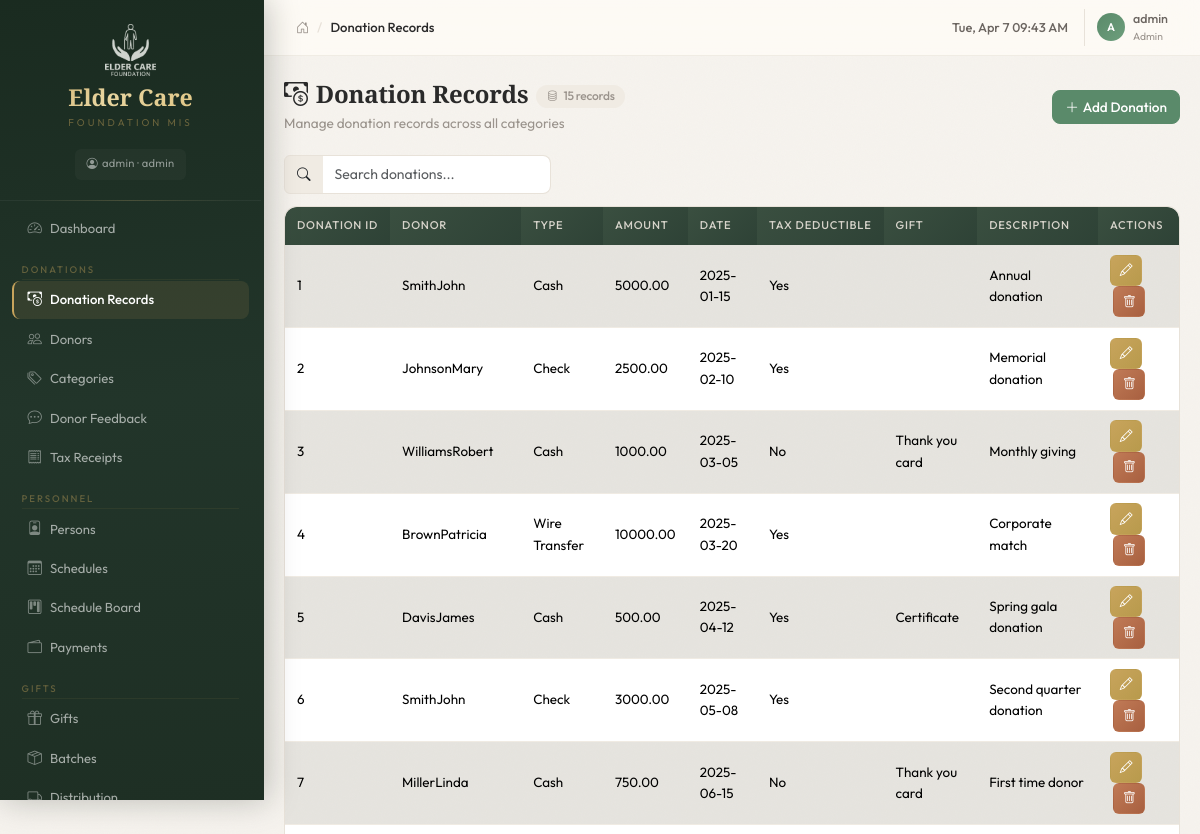
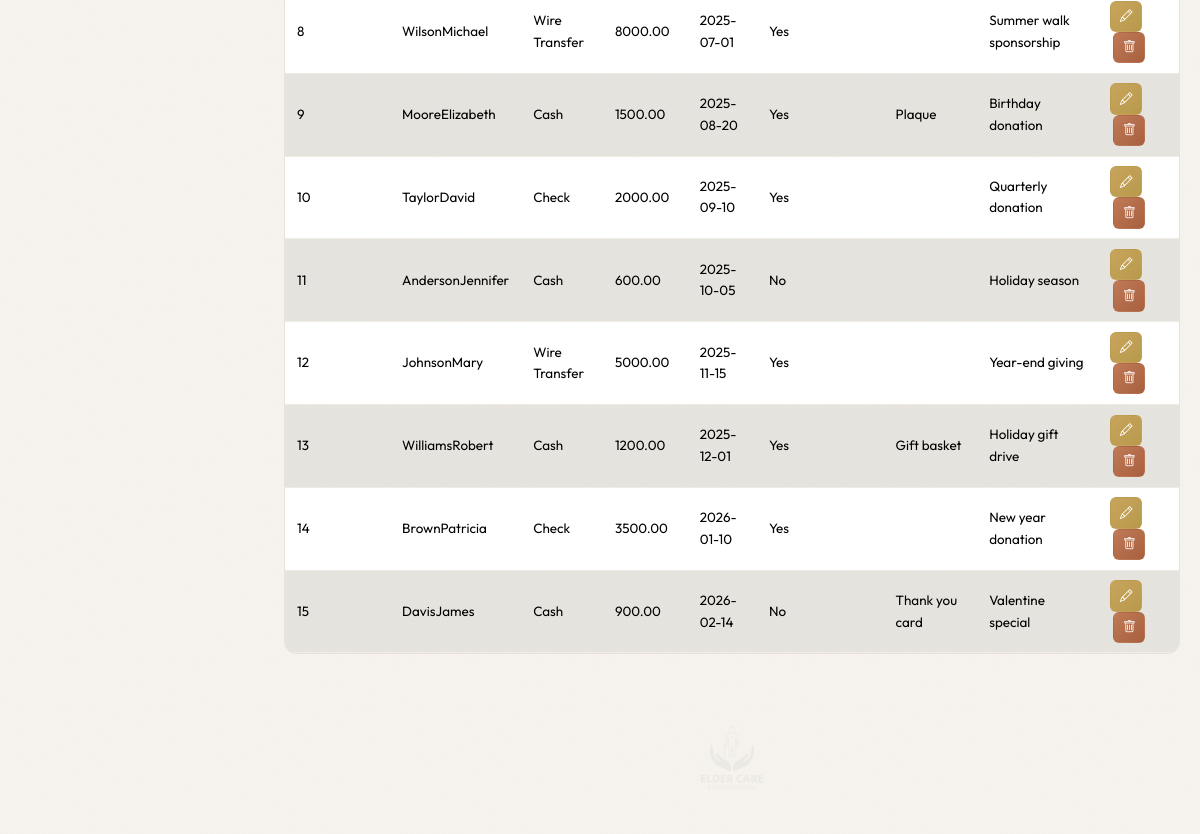
Before: /donations (signed in) with the older database file (2 pictures, top to bottom).
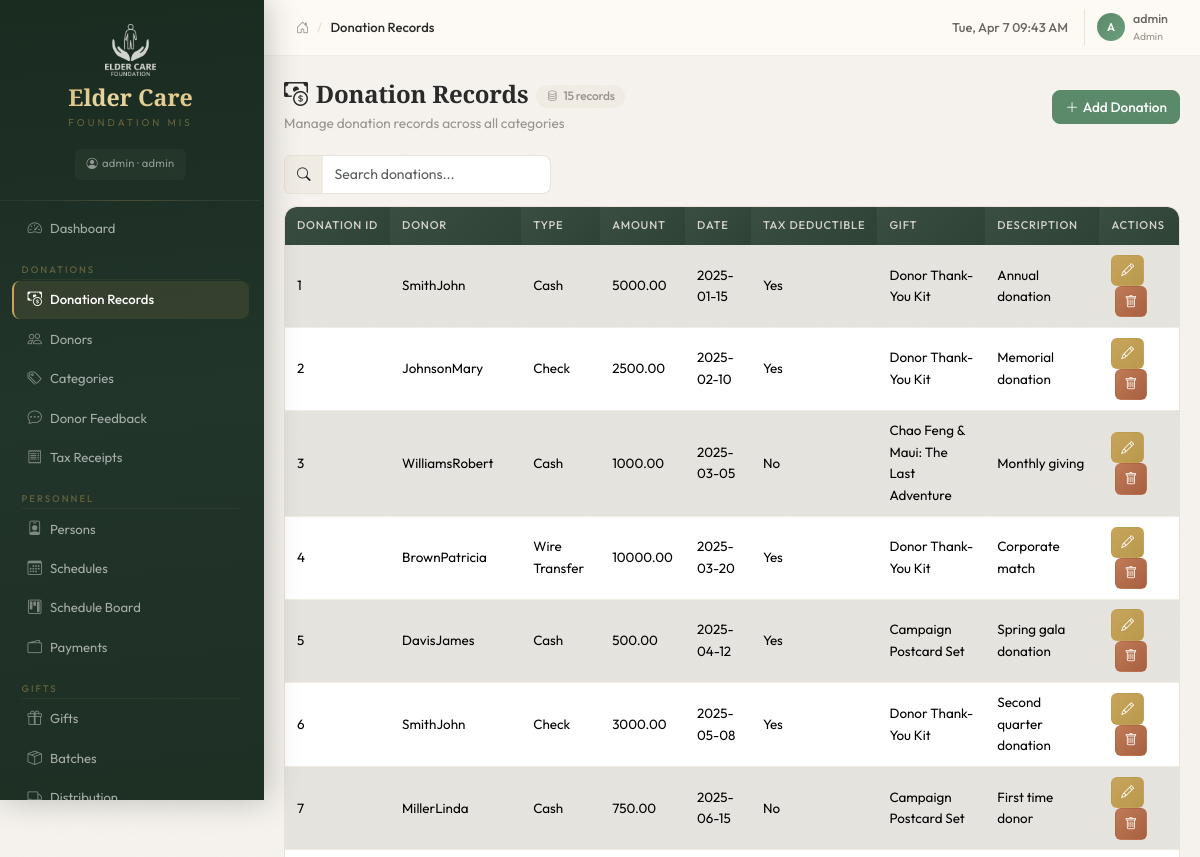
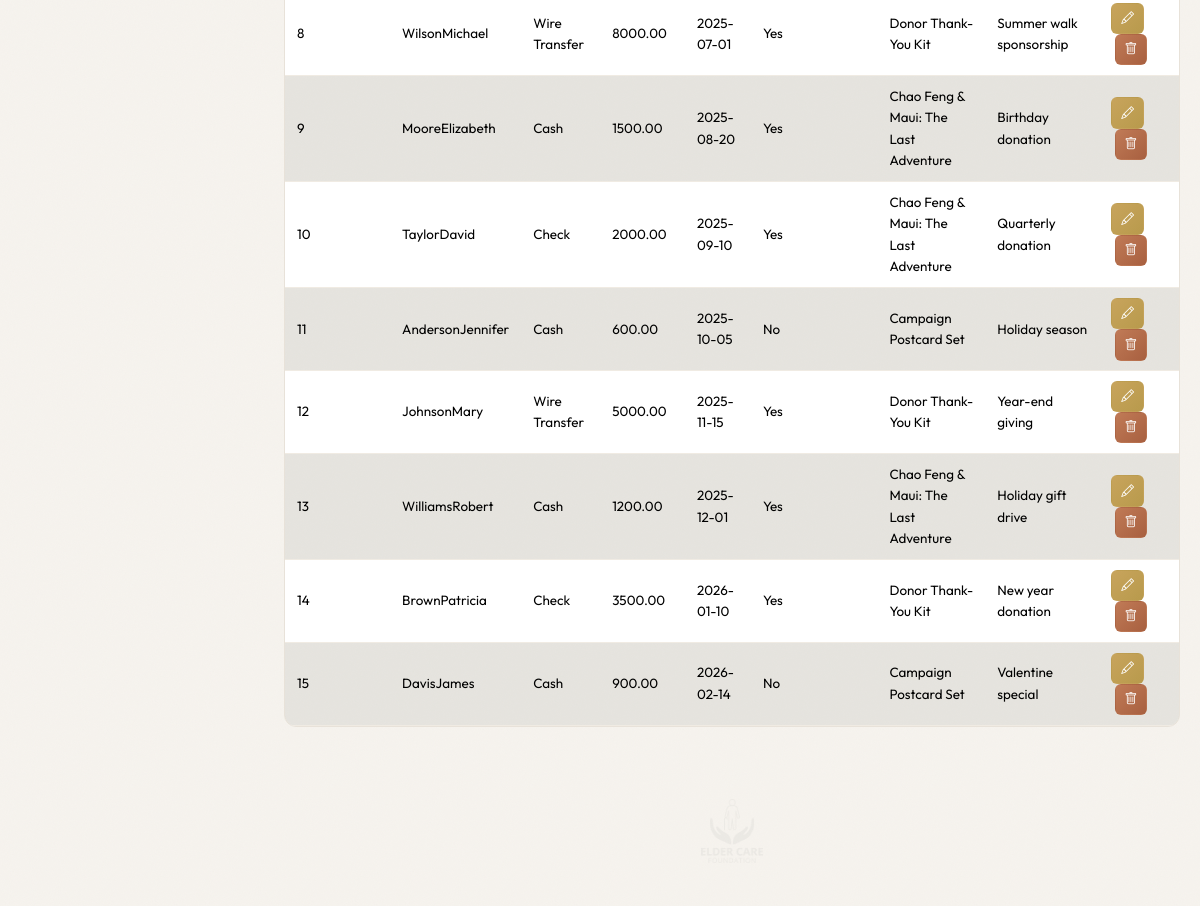
After: the same page with the newer database file (2 pictures, top to bottom).
### tables this page shows
CREATE TABLE "donations" (
	"donation_id"	INTEGER,
	"donor_id"	INTEGER,
	"donation_type"	TEXT,
	"amount"	REAL,
	"donation_date"	NUMERIC,
	"is_tax_deductible"	INTEGER,
	"gift_given"	TEXT,
	"description"	TEXT,
	"created_date"	NUMERIC,
	PRIMARY KEY("donation_id"),
	FOREIGN KEY("donation_type") REFERENCES "",
	FOREIGN KEY("donor_id") REFERENCES "donors"("donor_id")
);

CREATE TABLE "donors" (
	"donor_id"	INTEGER,
	"first_name"	TEXT,
	"last_name"	TEXT,
	"email"	TEXT,
	"age"	INTEGER,
	"gender"	TEXT,
	"location"	TEXT,
	"created_date"	NUMERIC,
	PRIMARY KEY("donor_id")
);

### blueprints/donations.py (the view)
@donations_bp.route('/donations')
@login_required
@role_required('finance')
def donations_list():
    rows = query_db(
        'SELECT d.*, dn.first_name, dn.last_name '
        'FROM donations d LEFT JOIN donors dn ON d.donor_id = dn.donor_id '
        'ORDER BY d.donation_id ASC'
    )
    donors = query_db('SELECT donor_id, first_name, last_name FROM donors ORDER BY last_name')
    gifts = query_db('SELECT gift_id, gift_name FROM gifts WHERE is_active = 1 ORDER BY gift_id')
    return render_template('donations/donations.html', donations=rows, donors=donors, gifts=gifts)

### blueprints/auth.py (called while the page is built)
def role_required(*roles):
    def decorator(f):
        @wraps(f)
        def wrapped(*args, **kwargs):
            if not current_user.has_role(*roles):
                flash('Insufficient permissions to access this page', 'warning')
                return redirect(url_for('dashboard.index'))
            return f(*args, **kwargs)
        return wrapped
    return decorator

    @property
    def is_admin(self):
        return self.role == 'admin'

    def has_role(self, *roles):
        return self.role in roles or self.role == 'admin'

### db.py (called while the page is built)
def get_db():
    if 'db' not in g:
        g.db = sqlite3.connect(current_app.config['DATABASE'])
        g.db.row_factory = sqlite3.Row
        g.db.execute('PRAGMA foreign_keys = ON')
    return g.db

def query_db(sql, args=(), one=False):
    cur = get_db().execute(sql, args)
    rv = cur.fetchall()
    cur.close()
    return (rv[0] if rv else None) if one else rv

### templates/donations/donations.html (shortened to what this page needs)
{% extends "base.html" %}
{% block breadcrumb %}Donation Records{% endblock %}
{% block content %}
<div class="page-header">
  <div>
    <h4 class="mb-1"><i class="bi bi-cash-coin me-2"></i>Donation Records<span class="record-count"><i class="bi bi-database"></i>{{ donations|length }} records</span></h4>
    <p class="page-subtitle">Manage donation records across all categories</p>
  </div>
  <button class="btn btn-primary" onclick="openAddModal()"><i class="bi bi-plus-lg me-1"></i>Add Donation</button>
</div>
<div class="table-info-bar">
  <div class="table-search">
    <div class="input-group" style="max-width:320px;">
      <span class="input-group-text"><i class="bi bi-search"></i></span>
      <input type="text" class="form-control" placeholder="Search donations..." id="tableSearch">
    </div>
  </div>
</div>
{% if donations %}
<div class="table-responsive">
  <table class="table table-striped table-hover">
    <thead class="table-header">
      <tr>
        <th>Donation ID</th><th>Donor</th><th>Type</th><th>Amount</th><th>Date</th>
        <th>Tax Deductible</th><th>Gift</th><th>Description</th><th>Actions</th>
      </tr>
    </thead>
    <tbody>
      {% for d in donations %}
      <tr>
        <td>{{ d.donation_id }}</td>
        <td>{{ d.last_name }}{{ d.first_name }}</td>
        <td>{{ d.donation_type }}</td>
        <td>{{ "%.2f"|format(d.amount) }}</td>
        <td>{{ d.donation_date }}</td>
        <td>{{ "Yes" if d.is_tax_deductible else "No" }}</td>
        <td>{{ d.gift_given }}</td>
        <td>{{ d.description }}</td>
        <td>
          <button class="btn btn-sm btn-warning" aria-label="Edit" data-bs-toggle="tooltip" title="Edit" onclick="openEditModal({{ d.donation_id }}, {{ d.donor_id }}, '{{ d.donation_type }}', {{ d.amount }}, '{{ d.donation_date }}', {{ d.is_tax_deductible }}, '{{ d.gift_given }}', '{{ d.description }}')"><i class="bi bi-pencil"></i></button>
          <button class="btn btn-sm btn-danger" aria-label="Delete" data-bs-toggle="tooltip" title="Delete" onclick="confirmDelete('{{ url_for('donations.donations_delete', id=d.donation_id) }}', 'Donation #{{ d.donation_id }}')"><i class="bi bi-trash"></i></button>
        </td>
      </tr>
      {% endfor %}
    </tbody>
  </table>
</div>
{% else %}
<div class="empty-state">
  <i class="bi bi-inbox"></i>
  <h6>No donation records found</h6>
  <p>Click "Add Donation" to create your first entry.</p>
</div>
{% endif %}
{% endblock %}

Changed rows visible on the page:
changed donations "Annual donation": gift_given (not shown) → "Donor Thank-You Kit"
changed donations "Memorial donation": gift_given (not shown) → "Donor Thank-You Kit"
changed donations "Monthly giving": gift_given "Thank you card" → "Chao Feng & Maui: The Last Adventure"
changed donations "Corporate match": gift_given (not shown) → "Donor Thank-You Kit"
changed donations "Spring gala donation": gift_given "Certificate" → "Campaign Postcard Set"
changed donations "Second quarter donation": gift_given (not shown) → "Donor Thank-You Kit"
changed donations "First time donor": gift_given "Thank you card" → "Campaign Postcard Set"
changed donations "Summer walk sponsorship": gift_given (not shown) → "Donor Thank-You Kit"
changed donations "Birthday donation": gift_given "Plaque" → "Chao Feng & Maui: The Last Adventure"
changed donations "Quarterly donation": gift_given (not shown) → "Chao Feng & Maui: The Last Adventure"
changed donations "Holiday season": gift_given (not shown) → "Campaign Postcard Set"
changed donations "Year-end giving": gift_given (not shown) → "Donor Thank-You Kit"
changed donations "Holiday gift drive": gift_given "Gift basket" → "Chao Feng & Maui: The Last Adventure"
changed donations "New year donation": gift_given (not shown) → "Donor Thank-You Kit"
changed donations "Valentine special": gift_given "Thank you card" → "Campaign Postcard Set"
